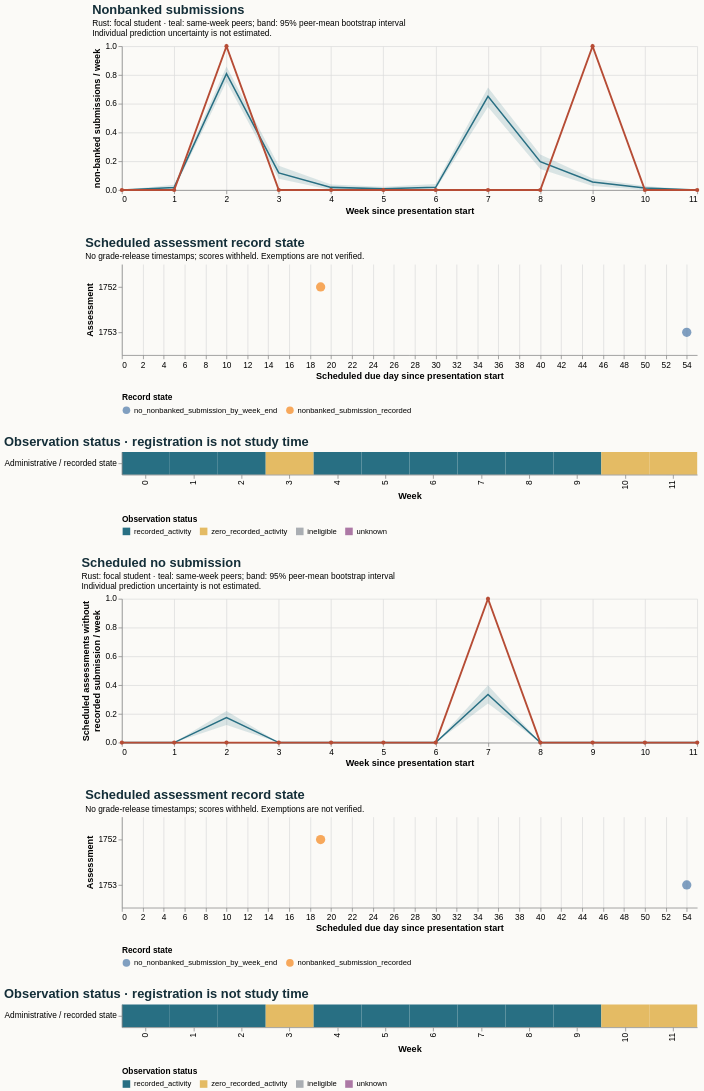

The Vega-Lite source for this figure:
### Vega-Lite specification from a JSON file in a GitHub repository (floating-point values rounded to 4 significant figures)
{"$schema": "https://vega.github.io/schema/vega-lite/v5.20.1.json", "config": {"axis": {"labelFontSize": 11, "titleFontSize": 12}, "background": "#fbfaf7", "font": "sans-serif", "title": {"anchor": "start", "color": "#142e38", "fontSize": 17, "subtitleFontSize": 11}, "view": {"continuousHeight": 300, "continuousWidth": 300, "stroke": null}}, "datasets": {"data-1874b3b46118d825dbf556866b8e2358": [{"as_of_day": 20, "assessment_id": 1752, "course": "AAA_2013J", "due_day": 19, "person_id": 157568, "score_status": "withheld_release_time_unknown", "state": "nonbanked_submission_recorded", "week": 2}, {"as_of_day": 55, "assessment_id": 1753, "course": "AAA_2013J", "due_day": 54, "person_id": 157568, "score_status": "withheld_release_time_unknown", "state": "no_nonbanked_submission_by_week_end", "week": 7}], "data-25d19d2f94d39c7659ba30d260929277": [{"end_day": 6, "focal_value": 0.0, "peer_ci_high": 0.0, "peer_ci_low": 0.0, "peer_mean": 0.0, "peer_observations": 221, "peer_people": 221, "reference": "course", "unit": "non-banked submissions / week", "week": 0}, {"end_day": 13, "focal_value": 0.0, "peer_ci_high": 0.0362, "peer_ci_low": 0.004525, "peer_mean": 0.0181, "peer_observations": 221, "peer_people": 221, "reference": "course", "unit": "non-banked submissions / week", "week": 1}, {"end_day": 20, "focal_value": 1.0, "peer_ci_high": 0.8584, "peer_ci_low": 0.7534, "peer_mean": 0.8082, "peer_observations": 219, "peer_people": 219, "reference": "course", "unit": "non-banked submissions / week", "week": 2}, {"end_day": 27, "focal_value": 0.0, "peer_ci_high": 0.1689, "peer_ci_low": 0.07763, "peer_mean": 0.1187, "peer_observations": 219, "peer_people": 219, "reference": "course", "unit": "non-banked submissions / week", "week": 3}, {"end_day": 34, "focal_value": 0.0, "peer_ci_high": 0.03893, "peer_ci_low": 0.0, "peer_mean": 0.01826, "peer_observations": 219, "peer_people": 219, "reference": "course", "unit": "non-banked submissions / week", "week": 4}, {"end_day": 41, "focal_value": 0.0, "peer_ci_high": 0.02294, "peer_ci_low": 0.0, "peer_mean": 0.009174, "peer_observations": 218, "peer_people": 218, "reference": "course", "unit": "non-banked submissions / week", "week": 5}, {"end_day": 48, "focal_value": 0.0, "peer_ci_high": 0.04128, "peer_ci_low": 0.004587, "peer_mean": 0.01835, "peer_observations": 218, "peer_people": 218, "reference": "course", "unit": "non-banked submissions / week", "week": 6}, {"end_day": 55, "focal_value": 0.0, "peer_ci_high": 0.7134, "peer_ci_low": 0.578, "peer_mean": 0.6514, "peer_observations": 218, "peer_people": 218, "reference": "course", "unit": "non-banked submissions / week", "week": 7}, {"end_day": 62, "focal_value": 0.0, "peer_ci_high": 0.2477, "peer_ci_low": 0.1468, "peer_mean": 0.1972, "peer_observations": 218, "peer_people": 218, "reference": "course", "unit": "non-banked submissions / week", "week": 8}, {"end_day": 69, "focal_value": 1.0, "peer_ci_high": 0.08076, "peer_ci_low": 0.02765, "peer_mean": 0.0553, "peer_observations": 217, "peer_people": 217, "reference": "course", "unit": "non-banked submissions / week", "week": 9}, {"end_day": 76, "focal_value": 0.0, "peer_ci_high": 0.02765, "peer_ci_low": 0.0, "peer_mean": 0.01382, "peer_observations": 217, "peer_people": 217, "reference": "course", "unit": "non-banked submissions / week", "week": 10}, {"end_day": 83, "focal_value": 0.0, "peer_ci_high": 0.0, "peer_ci_low": 0.0, "peer_mean": 0.0, "peer_observations": 215, "peer_people": 215, "reference": "course", "unit": "non-banked submissions / week", "week": 11}], "data-5a8326f74549703520554b29ecb48fdc": [{"eligible_days": 7.0, "end_day": 6, "logging_completeness": "unknown", "observation_status": "recorded_activity", "row": "Administrative / recorded state", "score_status": "withheld_release_time_unknown", "start_day": 0, "value": 0.0, "week": 0}, {"eligible_days": 7.0, "end_day": 13, "logging_completeness": "unknown", "observation_status": "recorded_activity", "row": "Administrative / recorded state", "score_status": "withheld_release_time_unknown", "start_day": 7, "value": 0.0, "week": 1}, {"eligible_days": 7.0, "end_day": 20, "logging_completeness": "unknown", "observation_status": "recorded_activity", "row": "Administrative / recorded state", "score_status": "withheld_release_time_unknown", "start_day": 14, "value": 0.0, "week": 2}, {"eligible_days": 7.0, "end_day": 27, "logging_completeness": "unknown", "observation_status": "zero_recorded_activity", "row": "Administrative / recorded state", "score_status": "withheld_release_time_unknown", "start_day": 21, "value": 0.0, "week": 3}, {"eligible_days": 7.0, "end_day": 34, "logging_completeness": "unknown", "observation_status": "recorded_activity", "row": "Administrative / recorded state", "score_status": "withheld_release_time_unknown", "start_day": 28, "value": 0.0, "week": 4}, {"eligible_days": 7.0, "end_day": 41, "logging_completeness": "unknown", "observation_status": "recorded_activity", "row": "Administrative / recorded state", "score_status": "withheld_release_time_unknown", "start_day": 35, "value": 0.0, "week": 5}, {"eligible_days": 7.0, "end_day": 48, "logging_completeness": "unknown", "observation_status": "recorded_activity", "row": "Administrative / recorded state", "score_status": "withheld_release_time_unknown", "start_day": 42, "value": 0.0, "week": 6}, {"eligible_days": 7.0, "end_day": 55, "logging_completeness": "unknown", "observation_status": "recorded_activity", "row": "Administrative / recorded state", "score_status": "withheld_release_time_unknown", "start_day": 49, "value": 1.0, "week": 7}, {"eligible_days": 7.0, "end_day": 62, "logging_completeness": "unknown", "observation_status": "recorded_activity", "row": "Administrative / recorded state", "score_status": "withheld_release_time_unknown", "start_day": 56, "value": 0.0, "week": 8}, {"eligible_days": 7.0, "end_day": 69, "logging_completeness": "unknown", "observation_status": "recorded_activity", "row": "Administrative / recorded state", "score_status": "withheld_release_time_unknown", "start_day": 63, "value": 0.0, "week": 9}, {"eligible_days": 7.0, "end_day": 76, "logging_completeness": "unknown", "observation_status": "zero_recorded_activity", "row": "Administrative / recorded state", "score_status": "withheld_release_time_unknown", "start_day": 70, "value": 0.0, "week": 10}, {"eligible_days": 7.0, "end_day": 83, "logging_completeness": "unknown", "observation_status": "zero_recorded_activity", "row": "Administrative / recorded state", "score_status": "withheld_release_time_unknown", "start_day": 77, "value": 0.0, "week": 11}], "data-8521d16d79ad77ef30bf2f491752430a": [{"eligible_days": 7.0, "end_day": 6, "logging_completeness": "unknown", "observation_status": "recorded_activity", "row": "Administrative / recorded state", "score_status": "withheld_release_time_unknown", "start_day": 0, "value": 0.0, "week": 0}, {"eligible_days": 7.0, "end_day": 13, "logging_completeness": "unknown", "observation_status": "recorded_activity", "row": "Administrative / recorded state", "score_status": "withheld_release_time_unknown", "start_day": 7, "value": 0.0, "week": 1}, {"eligible_days": 7.0, "end_day": 20, "logging_completeness": "unknown", "observation_status": "recorded_activity", "row": "Administrative / recorded state", "score_status": "withheld_release_time_unknown", "start_day": 14, "value": 1.0, "week": 2}, {"eligible_days": 7.0, "end_day": 27, "logging_completeness": "unknown", "observation_status": "zero_recorded_activity", "row": "Administrative / recorded state", "score_status": "withheld_release_time_unknown", "start_day": 21, "value": 0.0, "week": 3}, {"eligible_days": 7.0, "end_day": 34, "logging_completeness": "unknown", "observation_status": "recorded_activity", "row": "Administrative / recorded state", "score_status": "withheld_release_time_unknown", "start_day": 28, "value": 0.0, "week": 4}, {"eligible_days": 7.0, "end_day": 41, "logging_completeness": "unknown", "observation_status": "recorded_activity", "row": "Administrative / recorded state", "score_status": "withheld_release_time_unknown", "start_day": 35, "value": 0.0, "week": 5}, {"eligible_days": 7.0, "end_day": 48, "logging_completeness": "unknown", "observation_status": "recorded_activity", "row": "Administrative / recorded state", "score_status": "withheld_release_time_unknown", "start_day": 42, "value": 0.0, "week": 6}, {"eligible_days": 7.0, "end_day": 55, "logging_completeness": "unknown", "observation_status": "recorded_activity", "row": "Administrative / recorded state", "score_status": "withheld_release_time_unknown", "start_day": 49, "value": 0.0, "week": 7}, {"eligible_days": 7.0, "end_day": 62, "logging_completeness": "unknown", "observation_status": "recorded_activity", "row": "Administrative / recorded state", "score_status": "withheld_release_time_unknown", "start_day": 56, "value": 0.0, "week": 8}, {"eligible_days": 7.0, "end_day": 69, "logging_completeness": "unknown", "observation_status": "recorded_activity", "row": "Administrative / recorded state", "score_status": "withheld_release_time_unknown", "start_day": 63, "value": 1.0, "week": 9}, {"eligible_days": 7.0, "end_day": 76, "logging_completeness": "unknown", "observation_status": "zero_recorded_activity", "row": "Administrative / recorded state", "score_status": "withheld_release_time_unknown", "start_day": 70, "value": 0.0, "week": 10}, {"eligible_days": 7.0, "end_day": 83, "logging_completeness": "unknown", "observation_status": "zero_recorded_activity", "row": "Administrative / recorded state", "score_status": "withheld_release_time_unknown", "start_day": 77, "value": 0.0, "week": 11}], "data-b8254fd29fb5fc06a2ae101d79fc0736": [{"end_day": 6, "focal_value": 0.0, "peer_ci_high": 0.0, "peer_ci_low": 0.0, "peer_mean": 0.0, "peer_observations": 221, "peer_people": 221, "reference": "course", "unit": "scheduled assessments without recorded submission / week", "week": 0}, {"end_day": 13, "focal_value": 0.0, "peer_ci_high": 0.0, "peer_ci_low": 0.0, "peer_mean": 0.0, "peer_observations": 221, "peer_people": 221, "reference": "course", "unit": "scheduled assessments without recorded submission / week", "week": 1}, {"end_day": 20, "focal_value": 0.0, "peer_ci_high": 0.2192, "peer_ci_low": 0.1233, "peer_mean": 0.1735, "peer_observations": 219, "peer_people": 219, "reference": "course", "unit": "scheduled assessments without recorded submission / week", "week": 2}, {"end_day": 27, "focal_value": 0.0, "peer_ci_high": 0.0, "peer_ci_low": 0.0, "peer_mean": 0.0, "peer_observations": 219, "peer_people": 219, "reference": "course", "unit": "scheduled assessments without recorded submission / week", "week": 3}, {"end_day": 34, "focal_value": 0.0, "peer_ci_high": 0.0, "peer_ci_low": 0.0, "peer_mean": 0.0, "peer_observations": 219, "peer_people": 219, "reference": "course", "unit": "scheduled assessments without recorded submission / week", "week": 4}, {"end_day": 41, "focal_value": 0.0, "peer_ci_high": 0.0, "peer_ci_low": 0.0, "peer_mean": 0.0, "peer_observations": 218, "peer_people": 218, "reference": "course", "unit": "scheduled assessments without recorded submission / week", "week": 5}, {"end_day": 48, "focal_value": 0.0, "peer_ci_high": 0.0, "peer_ci_low": 0.0, "peer_mean": 0.0, "peer_observations": 218, "peer_people": 218, "reference": "course", "unit": "scheduled assessments without recorded submission / week", "week": 6}, {"end_day": 55, "focal_value": 1.0, "peer_ci_high": 0.3991, "peer_ci_low": 0.2728, "peer_mean": 0.3349, "peer_observations": 218, "peer_people": 218, "reference": "course", "unit": "scheduled assessments without recorded submission / week", "week": 7}, {"end_day": 62, "focal_value": 0.0, "peer_ci_high": 0.0, "peer_ci_low": 0.0, "peer_mean": 0.0, "peer_observations": 218, "peer_people": 218, "reference": "course", "unit": "scheduled assessments without recorded submission / week", "week": 8}, {"end_day": 69, "focal_value": 0.0, "peer_ci_high": 0.0, "peer_ci_low": 0.0, "peer_mean": 0.0, "peer_observations": 217, "peer_people": 217, "reference": "course", "unit": "scheduled assessments without recorded submission / week", "week": 9}, {"end_day": 76, "focal_value": 0.0, "peer_ci_high": 0.0, "peer_ci_low": 0.0, "peer_mean": 0.0, "peer_observations": 217, "peer_people": 217, "reference": "course", "unit": "scheduled assessments without recorded submission / week", "week": 10}, {"end_day": 83, "focal_value": 0.0, "peer_ci_high": 0.0, "peer_ci_low": 0.0, "peer_mean": 0.0, "peer_observations": 215, "peer_people": 215, "reference": "course", "unit": "scheduled assessments without recorded submission / week", "week": 11}]}, "resolve": {"scale": {"color": "independent"}}, "spacing": 28, "vconcat": [{"data": {"name": "data-25d19d2f94d39c7659ba30d260929277"}, "height": 190, "layer": [{"encoding": {"x": {"axis": {"tickMinStep": 1}, "field": "week", "title": "Week since presentation start", "type": "quantitative"}, "y": {"field": "peer_ci_low", "scale": {"zero": true}, "title": "non-banked submissions / week", "type": "quantitative"}, "y2": {"field": "peer_ci_high"}}, "mark": {"color": "#286f83", "opacity": 0.16, "type": "area"}}, {"encoding": {"tooltip": [{"field": "week", "type": "quantitative"}, {"field": "peer_mean", "type": "quantitative"}, {"field": "peer_people", "type": "quantitative"}, {"field": "peer_observations", "type": "quantitative"}], "x": {"field": "week", "type": "quantitative"}, "y": {"field": "peer_mean", "type": "quantitative"}}, "mark": {"color": "#286f83", "strokeWidth": 2, "type": "line"}}, {"encoding": {"tooltip": [{"field": "week", "type": "quantitative"}, {"field": "focal_value", "type": "quantitative"}], "x": {"field": "week", "type": "quantitative"}, "y": {"field": "focal_value", "type": "quantitative"}}, "mark": {"color": "#b64c35", "point": {"color": "#b64c35"}, "strokeWidth": 2.5, "type": "line"}}], "title": {"subtitle": ["Rust: focal student · teal: same-week peers; band: 95% peer-mean bootstrap interval", "Individual prediction uncertainty is not estimated."], "text": "Nonbanked submissions"}, "width": 760}, {"data": {"name": "data-1874b3b46118d825dbf556866b8e2358"}, "encoding": {"color": {"field": "state", "legend": {"labelLimit": 400, "orient": "bottom"}, "title": "Record state", "type": "nominal"}, "tooltip": [{"field": "assessment_id", "type": "quantitative"}, {"field": "due_day", "type": "quantitative"}, {"field": "as_of_day", "type": "quantitative"}, {"field": "state", "type": "nominal"}, {"field": "score_status", "type": "nominal"}], "x": {"field": "due_day", "title": "Scheduled due day since presentation start", "type": "quantitative"}, "y": {"field": "assessment_id", "title": "Assessment", "type": "nominal"}}, "height": 120, "mark": {"filled": true, "size": 150, "type": "point"}, "title": {"subtitle": "No grade-release timestamps; scores withheld. Exemptions are not verified.", "text": "Scheduled assessment record state"}, "width": 760}, {"data": {"name": "data-8521d16d79ad77ef30bf2f491752430a"}, "encoding": {"color": {"field": "observation_status", "legend": {"labelLimit": 260, "orient": "bottom"}, "scale": {"domain": ["recorded_activity", "zero_recorded_activity", "ineligible", "unknown"], "range": ["#286f83", "#e4bb64", "#aaaeb3", "#ac78a5"]}, "title": "Observation status", "type": "nominal"}, "tooltip": [{"field": "week", "type": "quantitative"}, {"field": "eligible_days", "type": "quantitative"}, {"field": "observation_status", "type": "nominal"}, {"field": "logging_completeness", "type": "nominal"}], "x": {"field": "week", "title": "Week", "type": "ordinal"}, "y": {"field": "row", "title": null, "type": "nominal"}}, "height": 30, "mark": {"type": "rect"}, "title": "Observation status · registration is not study time", "width": 760}, {"data": {"name": "data-b8254fd29fb5fc06a2ae101d79fc0736"}, "height": 190, "layer": [{"encoding": {"x": {"axis": {"tickMinStep": 1}, "field": "week", "title": "Week since presentation start", "type": "quantitative"}, "y": {"field": "peer_ci_low", "scale": {"zero": true}, "title": ["Scheduled assessments without", "recorded submission / week"], "type": "quantitative"}, "y2": {"field": "peer_ci_high"}}, "mark": {"color": "#286f83", "opacity": 0.16, "type": "area"}}, {"encoding": {"tooltip": [{"field": "week", "type": "quantitative"}, {"field": "peer_mean", "type": "quantitative"}, {"field": "peer_people", "type": "quantitative"}, {"field": "peer_observations", "type": "quantitative"}], "x": {"field": "week", "type": "quantitative"}, "y": {"field": "peer_mean", "type": "quantitative"}}, "mark": {"color": "#286f83", "strokeWidth": 2, "type": "line"}}, {"encoding": {"tooltip": [{"field": "week", "type": "quantitative"}, {"field": "focal_value", "type": "quantitative"}], "x": {"field": "week", "type": "quantitative"}, "y": {"field": "focal_value", "type": "quantitative"}}, "mark": {"color": "#b64c35", "point": {"color": "#b64c35"}, "strokeWidth": 2.5, "type": "line"}}], "title": {"subtitle": ["Rust: focal student · teal: same-week peers; band: 95% peer-mean bootstrap interval", "Individual prediction uncertainty is not estimated."], "text": "Scheduled no submission"}, "width": 760}, {"data": {"name": "data-1874b3b46118d825dbf556866b8e2358"}, "encoding": {"color": {"field": "state", "legend": {"labelLimit": 400, "orient": "bottom"}, "title": "Record state", "type": "nominal"}, "tooltip": [{"field": "assessment_id", "type": "quantitative"}, {"field": "due_day", "type": "quantitative"}, {"field": "as_of_day", "type": "quantitative"}, {"field": "state", "type": "nominal"}, {"field": "score_status", "type": "nominal"}], "x": {"field": "due_day", "title": "Scheduled due day since presentation start", "type": "quantitative"}, "y": {"field": "assessment_id", "title": "Assessment", "type": "nominal"}}, "height": 120, "mark": {"filled": true, "size": 150, "type": "point"}, "title": {"subtitle": "No grade-release timestamps; scores withheld. Exemptions are not verified.", "text": "Scheduled assessment record state"}, "width": 760}, {"data": {"name": "data-5a8326f74549703520554b29ecb48fdc"}, "encoding": {"color": {"field": "observation_status", "legend": {"labelLimit": 260, "orient": "bottom"}, "scale": {"domain": ["recorded_activity", "zero_recorded_activity", "ineligible", "unknown"], "range": ["#286f83", "#e4bb64", "#aaaeb3", "#ac78a5"]}, "title": "Observation status", "type": "nominal"}, "tooltip": [{"field": "week", "type": "quantitative"}, {"field": "eligible_days", "type": "quantitative"}, {"field": "observation_status", "type": "nominal"}, {"field": "logging_completeness", "type": "nominal"}], "x": {"field": "week", "title": "Week", "type": "ordinal"}, "y": {"field": "row", "title": null, "type": "nominal"}}, "height": 30, "mark": {"type": "rect"}, "title": "Observation status · registration is not study time", "width": 760}]}
